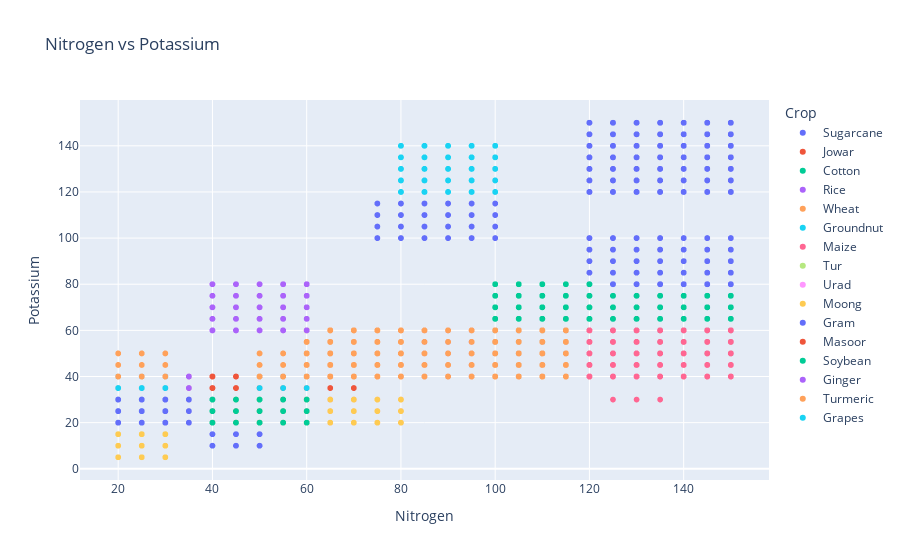

Notebook source saved alongside this figure:
### Code cell
# Q 28)  Interactive NP scatter plot
import plotly.express as px
px.scatter(df, x = 'Nitrogen', y = 'Potassium', color = 'Crop', title = 'Nitrogen vs Potassium')

### Figure 1 — Plotly figure (JSON) as saved in the notebook; plotly's stock layout.template omitted (floating-point values rounded to 4 significant figures; data arrays with more than 128 entries replaced by an {"elided": "..."} marker saying what was removed)
{"data": [{"hovertemplate": "Crop=Sugarcane<br>Nitrogen=%{x}<br>Potassium=%{y}<extra></extra>", "legendgroup": "Sugarcane", "marker": {"color": "#636efa", "symbol": "circle"}, "mode": "markers", "name": "Sugarcane", "showlegend": true, "type": "scattergl", "x": {"elided": "1010 int values"}, "xaxis": "x", "y": {"elided": "1010 int values"}, "yaxis": "y"}, {"hovertemplate": "Crop=Jowar<br>Nitrogen=%{x}<br>Potassium=%{y}<extra></extra>", "legendgroup": "Jowar", "marker": {"color": "#EF553B", "symbol": "circle"}, "mode": "markers", "name": "Jowar", "showlegend": true, "type": "scattergl", "x": {"elided": "394 int values"}, "xaxis": "x", "y": {"elided": "394 int values"}, "yaxis": "y"}, {"hovertemplate": "Crop=Cotton<br>Nitrogen=%{x}<br>Potassium=%{y}<extra></extra>", "legendgroup": "Cotton", "marker": {"color": "#00cc96", "symbol": "circle"}, "mode": "markers", "name": "Cotton", "showlegend": true, "type": "scattergl", "x": {"elided": "650 int values"}, "xaxis": "x", "y": {"elided": "650 int values"}, "yaxis": "y"}, {"hovertemplate": "Crop=Rice<br>Nitrogen=%{x}<br>Potassium=%{y}<extra></extra>", "legendgroup": "Rice", "marker": {"color": "#ab63fa", "symbol": "circle"}, "mode": "markers", "name": "Rice", "showlegend": true, "type": "scattergl", "x": {"elided": "309 int values"}, "xaxis": "x", "y": {"elided": "309 int values"}, "yaxis": "y"}, {"hovertemplate": "Crop=Wheat<br>Nitrogen=%{x}<br>Potassium=%{y}<extra></extra>", "legendgroup": "Wheat", "marker": {"color": "#FFA15A", "symbol": "circle"}, "mode": "markers", "name": "Wheat", "showlegend": true, "type": "scattergl", "x": {"elided": "859 int values"}, "xaxis": "x", "y": {"elided": "859 int values"}, "yaxis": "y"}, {"hovertemplate": "Crop=Groundnut<br>Nitrogen=%{x}<br>Potassium=%{y}<extra></extra>", "legendgroup": "Groundnut", "marker": {"color": "#19d3f3", "symbol": "circle"}, "mode": "markers", "name": "Groundnut", "showlegend": true, "type": "scattergl", "x": {"elided": "177 int values"}, "xaxis": "x", "y": {"elided": "177 int values"}, "yaxis": "y"}, {"hovertemplate": "Crop=Maize<br>Nitrogen=%{x}<br>Potassium=%{y}<extra></extra>", "legendgroup": "Maize", "marker": {"color": "#FF6692", "symbol": "circle"}, "mode": "markers", "name": "Maize", "showlegend": true, "type": "scattergl", "x": {"elided": "350 int values"}, "xaxis": "x", "y": {"elided": "350 int values"}, "yaxis": "y"}, {"hovertemplate": "Crop=Tur<br>Nitrogen=%{x}<br>Potassium=%{y}<extra></extra>", "legendgroup": "Tur", "marker": {"color": "#B6E880", "symbol": "circle"}, "mode": "markers", "name": "Tur", "showlegend": true, "type": "scattergl", "x": [40, 45, 50, 40, 45, 50, 40, 45, 50, 40, 45, 50, 40, 45, 50, 40, 45, 50, 40, 45, 50, 40, 45, 50, 40, 45, 50, 30, 35, 40, 30, 35, 40, 30, 35, 40, 30, 35, 40, 30, 35, 40, 30, 35, 40, 50, 55, 60, 50, 55, 60, 50, 55, 60, 50, 55, 60, 50, 55, 60, 50, 55, 60, 30, 35, 40, 30, 35, 40, 30, 35, 40, 30, 35, 40, 30, 35, 40, 30, 35, 40, 30, 35, 40, 30, 35, 40, 30, 35, 40, 30, 35, 40, 30, 35, 40, 30, 35, 40, 30, 35, 40, 30, 35, 40, 30, 35, 40, 20, 25, 30, 20, 25, 30, 20, 25, 30, 20, 25, 30, 20, 25, 30, 20, 25, 30], "xaxis": "x", "y": [20, 20, 20, 25, 25, 25, 30, 30, 30, 25, 25, 25, 30, 30, 30, 20, 20, 20, 30, 30, 30, 20, 20, 20, 25, 25, 25, 20, 20, 20, 25, 25, 25, 20, 20, 20, 25, 25, 25, 20, 20, 20, 25, 25, 25, 20, 20, 20, 25, 25, 25, 20, 20, 20, 25, 25, 25, 20, 20, 20, 25, 25, 25, 20, 20, 20, 25, 25, 25, 30, 30, 30, 20, 20, 20, 25, 25, 25, 30, 30, 30, 20, 20, 20, 25, 25, 25, 30, 30, 30, 20, 20, 20, 25, 25, 25, 30, 30, 30, 20, 20, 20, 25, 25, 25, 30, 30, 30, 15, 15, 15, 20, 20, 20, 15, 15, 15, 20, 20, 20, 15, 15, 15, 20, 20, 20], "yaxis": "y"}, {"hovertemplate": "Crop=Urad<br>Nitrogen=%{x}<br>Potassium=%{y}<extra></extra>", "legendgroup": "Urad", "marker": {"color": "#FF97FF", "symbol": "circle"}, "mode": "markers", "name": "Urad", "showlegend": true, "type": "scattergl", "x": [20, 25, 30, 20, 25, 30, 20, 25, 30, 20, 25, 30, 20, 25, 30, 20, 25, 30, 20, 25, 30, 20, 25, 30, 20, 25, 30, 60, 65, 70, 75, 80, 60, 65, 70, 75, 80, 60, 65, 70, 75, 80, 60, 65, 70, 75, 80, 60, 65, 70, 75, 80, 60, 65, 70, 75, 80, 60, 65, 70, 75, 80, 60, 65, 70, 75, 80, 60, 65, 70, 75, 80, 30, 35, 40, 30, 35, 40, 30, 35, 40, 30, 35, 40, 30, 35, 40, 30, 35, 40, 30, 35, 40, 30, 35, 40, 30, 35, 40], "xaxis": "x", "y": [20, 20, 20, 25, 25, 25, 30, 30, 30, 25, 25, 25, 30, 30, 30, 20, 20, 20, 30, 30, 30, 20, 20, 20, 25, 25, 25, 20, 20, 20, 20, 20, 25, 25, 25, 25, 25, 30, 30, 30, 30, 30, 25, 25, 25, 25, 25, 30, 30, 30, 30, 30, 20, 20, 20, 20, 20, 30, 30, 30, 30, 30, 20, 20, 20, 20, 20, 25, 25, 25, 25, 25, 20, 20, 20, 25, 25, 25, 30, 30, 30, 25, 25, 25, 30, 30, 30, 20, 20, 20, 30, 30, 30, 20, 20, 20, 25, 25, 25], "yaxis": "y"}, {"hovertemplate": "Crop=Moong<br>Nitrogen=%{x}<br>Potassium=%{y}<extra></extra>", "legendgroup": "Moong", "marker": {"color": "#FECB52", "symbol": "circle"}, "mode": "markers", "name": "Moong", "showlegend": true, "type": "scattergl", "x": [20, 25, 30, 20, 25, 30, 20, 25, 30, 20, 25, 30, 20, 25, 30, 20, 25, 30, 20, 25, 30, 20, 25, 30, 20, 25, 30, 60, 65, 70, 75, 80, 60, 65, 70, 75, 80, 60, 65, 70, 75, 80, 60, 65, 70, 75, 80, 60, 65, 70, 75, 80, 60, 65, 70, 75, 80, 60, 65, 70, 75, 80, 60, 65, 70, 75, 80, 60, 65, 70, 75, 80, 40, 45, 50, 40, 45, 50, 40, 45, 50, 40, 45, 50, 40, 45, 50, 40, 45, 50, 40, 45, 50, 40, 45, 50, 40, 45, 50], "xaxis": "x", "y": [5, 5, 5, 10, 10, 10, 15, 15, 15, 10, 10, 10, 15, 15, 15, 5, 5, 5, 15, 15, 15, 5, 5, 5, 10, 10, 10, 20, 20, 20, 20, 20, 25, 25, 25, 25, 25, 30, 30, 30, 30, 30, 25, 25, 25, 25, 25, 30, 30, 30, 30, 30, 20, 20, 20, 20, 20, 30, 30, 30, 30, 30, 20, 20, 20, 20, 20, 25, 25, 25, 25, 25, 20, 20, 20, 25, 25, 25, 30, 30, 30, 25, 25, 25, 30, 30, 30, 20, 20, 20, 30, 30, 30, 20, 20, 20, 25, 25, 25], "yaxis": "y"}, {"hovertemplate": "Crop=Gram<br>Nitrogen=%{x}<br>Potassium=%{y}<extra></extra>", "legendgroup": "Gram", "marker": {"color": "#636efa", "symbol": "circle"}, "mode": "markers", "name": "Gram", "showlegend": true, "type": "scattergl", "x": [40, 45, 50, 40, 45, 50, 40, 45, 50, 40, 45, 50, 20, 25, 30, 20, 25, 30, 20, 25, 30, 20, 25, 30, 20, 25, 30, 20, 25, 30, 20, 25, 30, 20, 25, 30, 20, 25, 30, 40, 45, 50, 40, 45, 50, 40, 45, 50, 40, 45, 50, 30, 35, 40, 30, 35, 40, 30, 35, 40, 30, 35, 40, 30, 35, 40, 30, 35, 40, 30, 35, 40, 30, 35, 40, 30, 35, 40], "xaxis": "x", "y": [10, 10, 10, 15, 15, 15, 15, 15, 15, 10, 10, 10, 20, 20, 20, 25, 25, 25, 30, 30, 30, 25, 25, 25, 30, 30, 30, 20, 20, 20, 30, 30, 30, 20, 20, 20, 25, 25, 25, 10, 10, 10, 15, 15, 15, 15, 15, 15, 10, 10, 10, 20, 20, 20, 25, 25, 25, 30, 30, 30, 25, 25, 25, 30, 30, 30, 20, 20, 20, 30, 30, 30, 20, 20, 20, 25, 25, 25], "yaxis": "y"}, {"hovertemplate": "Crop=Masoor<br>Nitrogen=%{x}<br>Potassium=%{y}<extra></extra>", "legendgroup": "Masoor", "marker": {"color": "#EF553B", "symbol": "circle"}, "mode": "markers", "name": "Masoor", "showlegend": true, "type": "scattergl", "x": [40, 45, 50, 40, 45, 50, 40, 45, 50, 40, 45, 50], "xaxis": "x", "y": [20, 20, 20, 25, 25, 25, 25, 25, 25, 20, 20, 20], "yaxis": "y"}, {"hovertemplate": "Crop=Soybean<br>Nitrogen=%{x}<br>Potassium=%{y}<extra></extra>", "legendgroup": "Soybean", "marker": {"color": "#00cc96", "symbol": "circle"}, "mode": "markers", "name": "Soybean", "showlegend": true, "type": "scattergl", "x": [40, 45, 50, 55, 60, 40, 45, 50, 55, 60, 40, 45, 50, 55, 60, 40, 45, 50, 55, 60, 40, 45, 50, 55, 60, 40, 45, 50, 55, 60, 40, 45, 50, 55, 60, 40, 45, 50, 55, 60, 40, 45, 50, 55, 60], "xaxis": "x", "y": [20, 20, 20, 20, 20, 25, 25, 25, 25, 25, 30, 30, 30, 30, 30, 25, 25, 25, 25, 25, 30, 30, 30, 30, 30, 20, 20, 20, 20, 20, 30, 30, 30, 30, 30, 20, 20, 20, 20, 20, 25, 25, 25, 25, 25], "yaxis": "y"}, {"hovertemplate": "Crop=Ginger<br>Nitrogen=%{x}<br>Potassium=%{y}<extra></extra>", "legendgroup": "Ginger", "marker": {"color": "#ab63fa", "symbol": "circle"}, "mode": "markers", "name": "Ginger", "showlegend": true, "type": "scattergl", "x": [40, 45, 50, 55, 60, 40, 45, 50, 55, 60, 40, 45, 50, 55, 60, 40, 45, 50, 55, 60, 40, 45, 50, 55, 60, 40, 45, 50, 55, 60, 40, 45, 50, 55, 60, 40, 45, 50, 55, 60, 40, 45, 50, 55, 60, 40, 45, 50, 55, 60, 40, 45, 50, 55, 60, 40, 45, 50, 55, 60, 40, 45, 50, 55, 60, 40, 45, 50, 55, 60, 40, 45, 50, 55, 60, 40, 45, 50, 55, 60, 40, 45, 50, 55, 60, 40, 45, 50, 55, 60, 40, 45, 50, 55, 60, 40, 45, 50, 55, 60, 40, 45, 50, 55, 60, 40, 45, 50, 55, 60, 40, 45, 50, 55, 60, 40, 45, 50, 55, 60, 40, 45, 50, 55, 60], "xaxis": "x", "y": [60, 60, 60, 60, 60, 65, 65, 65, 65, 65, 70, 70, 70, 70, 70, 75, 75, 75, 75, 75, 80, 80, 80, 80, 80, 65, 65, 65, 65, 65, 70, 70, 70, 70, 70, 75, 75, 75, 75, 75, 80, 80, 80, 80, 80, 60, 60, 60, 60, 60, 70, 70, 70, 70, 70, 75, 75, 75, 75, 75, 80, 80, 80, 80, 80, 60, 60, 60, 60, 60, 65, 65, 65, 65, 65, 75, 75, 75, 75, 75, 80, 80, 80, 80, 80, 60, 60, 60, 60, 60, 65, 65, 65, 65, 65, 70, 70, 70, 70, 70, 80, 80, 80, 80, 80, 60, 60, 60, 60, 60, 65, 65, 65, 65, 65, 70, 70, 70, 70, 70, 75, 75, 75, 75, 75], "yaxis": "y"}, {"hovertemplate": "Crop=Turmeric<br>Nitrogen=%{x}<br>Potassium=%{y}<extra></extra>", "legendgroup": "Turmeric", "marker": {"color": "#FFA15A", "symbol": "circle"}, "mode": "markers", "name": "Turmeric", "showlegend": true, "type": "scattergl", "x": [50, 55, 60, 50, 55, 60, 50, 55, 60, 50, 55, 60, 50, 55, 60, 50, 55, 60, 50, 55, 60, 50, 55, 60, 50, 55, 60, 25, 30, 20, 30, 20, 25, 20, 25, 30, 25, 30, 20, 30, 20, 25, 20, 25, 30, 25, 30, 20, 25, 30, 20, 25, 20, 25, 30], "xaxis": "x", "y": [40, 40, 40, 45, 45, 45, 50, 50, 50, 45, 45, 45, 50, 50, 50, 40, 40, 40, 50, 50, 50, 40, 40, 40, 45, 45, 45, 40, 40, 40, 45, 45, 45, 50, 50, 50, 45, 45, 45, 50, 50, 50, 40, 40, 40, 50, 50, 50, 40, 40, 40, 40, 45, 45, 45], "yaxis": "y"}, {"hovertemplate": "Crop=Grapes<br>Nitrogen=%{x}<br>Potassium=%{y}<extra></extra>", "legendgroup": "Grapes", "marker": {"color": "#19d3f3", "symbol": "circle"}, "mode": "markers", "name": "Grapes", "showlegend": true, "type": "scattergl", "x": [80, 85, 90, 95, 100, 80, 85, 90, 95, 100, 80, 85, 90, 95, 100, 80, 85, 90, 95, 100, 80, 85, 90, 95, 100, 80, 85, 90, 95, 100, 80, 85, 90, 95, 100, 80, 85, 90, 95, 100, 80, 85, 90, 95, 100, 80, 85, 90, 95, 100, 80, 85, 90, 95, 100, 80, 85, 90, 95, 100, 80, 85, 90, 95, 100, 80, 85, 90, 95, 100, 80, 85, 90, 95, 100, 80, 85, 90, 95, 100, 80, 85, 90, 95, 100, 80, 85, 90, 95, 100, 80, 85, 90, 95, 100, 80, 85, 90, 95, 100, 80, 85, 90, 95, 100, 80, 85, 90, 95, 100, 80, 85, 90, 95, 100, 80, 85, 90, 95, 100, 80, 85, 90, 95, 100], "xaxis": "x", "y": [120, 120, 120, 120, 120, 125, 125, 125, 125, 125, 130, 130, 130, 130, 130, 135, 135, 135, 135, 135, 140, 140, 140, 140, 140, 125, 125, 125, 125, 125, 130, 130, 130, 130, 130, 135, 135, 135, 135, 135, 140, 140, 140, 140, 140, 120, 120, 120, 120, 120, 130, 130, 130, 130, 130, 135, 135, 135, 135, 135, 140, 140, 140, 140, 140, 120, 120, 120, 120, 120, 125, 125, 125, 125, 125, 135, 135, 135, 135, 135, 140, 140, 140, 140, 140, 120, 120, 120, 120, 120, 125, 125, 125, 125, 125, 130, 130, 130, 130, 130, 140, 140, 140, 140, 140, 120, 120, 120, 120, 120, 125, 125, 125, 125, 125, 130, 130, 130, 130, 130, 135, 135, 135, 135, 135], "yaxis": "y"}], "layout": {"legend": {"title": {"text": "Crop"}, "tracegroupgap": 0}, "title": {"text": "Nitrogen vs Potassium"}, "xaxis": {"anchor": "y", "domain": [0, 1], "title": {"text": "Nitrogen"}}, "yaxis": {"anchor": "x", "domain": [0, 1], "title": {"text": "Potassium"}}}}
